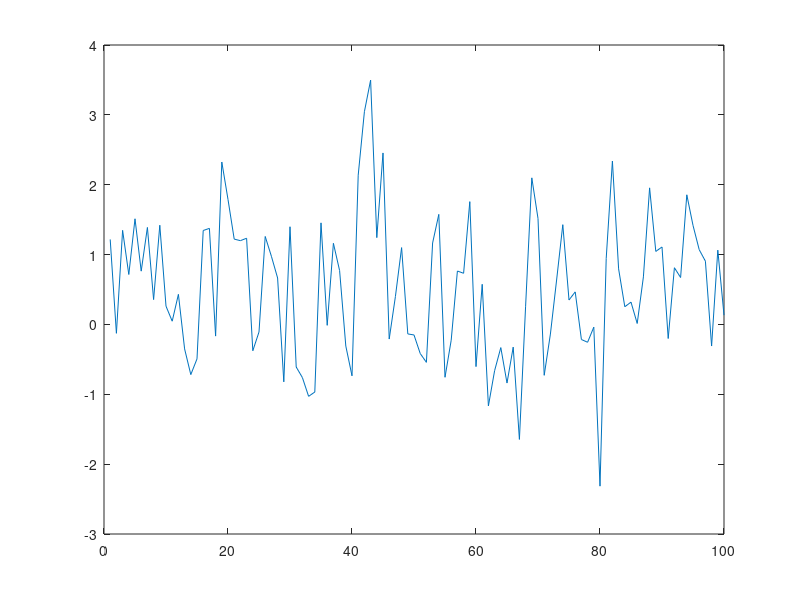

Write MATLAB code to recreate this figure.
clear, clc

%% ============ Exe 1 ==============
% a)
m = [1 2 3 4 5];
m = 1:5;
n = m';
% b)
O = ones(2);
Z = zeros(2,3);
I= eye(3);
% c )
Q = [1 2 3 4;
    5 6 7 8;
    9 10 11 12];

%% ============= Exe 2 ===============
% a)
P = Q';
% b)
c = P(:,end);
r = P(3,:);
m = P(3:end,2:end)

%% ============== Exe 3 ================
% a) 
T = 100;
u = randn(T,1);
% b)
y = zeros(T,1); % common way to initalize the vector/matrix
y0 = 0; a = 0.5; b = 0.2;
y(1) = a + b*y0 + u(1);
for t = 2:T
    y(t) = a+b*y(t-1)+u(t);
end

figure
plot(y)

%% =========== Exe 4 ===============
ylag1 = y(1:end-1);
X = [ones(T-1,1) ylag1];
Y = y(2:end);
Bhat = (X'*X)\(X'*Y)
disp(Bhat)
disp([a; b])



